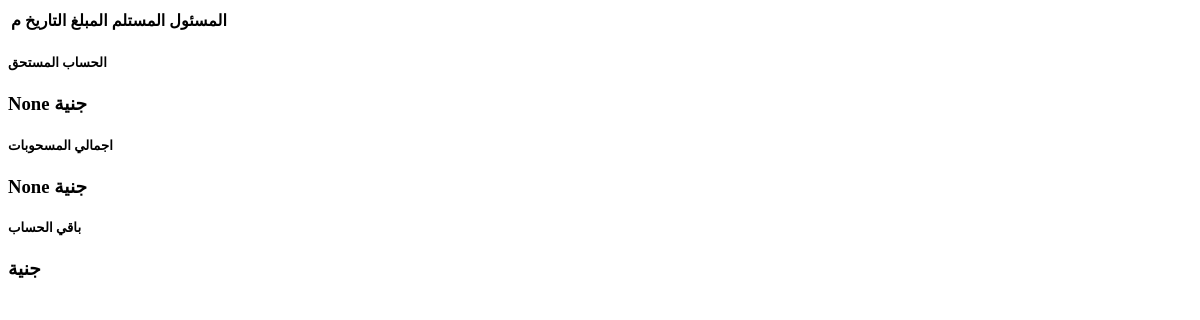
The app's page /factory/detail/payment/2/div/ (signed in), older data.
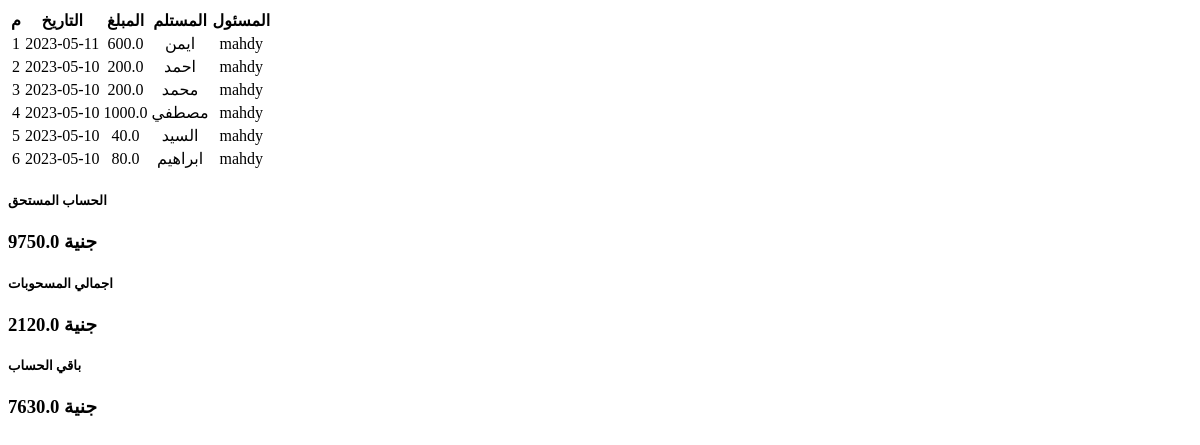
The same page, newer data.
### Factories/models.py (models this page shows, shortened)
class Payment(models.Model):
    created = models.DateTimeField(auto_now_add=True, verbose_name="تاريخ الاضافة")
    price = models.FloatField(verbose_name="المبلغ")
    factory = models.ForeignKey(Factory, on_delete=models.CASCADE, verbose_name="المصنع")
    recipient = models.CharField(max_length=50, verbose_name="المستلم")
    admin = models.ForeignKey(User, on_delete=models.SET_NULL, null=True, verbose_name="المسئول")
    date = models.DateField(null=True, verbose_name="التاريخ", default=date.today)

### Auth/models.py (models this page shows)
class User(AbstractUser):
    avater = models.ImageField(null=True, blank=True)

### Factories/views.py (the view)
# urls.py: path('detail/payment/<int:pk>/div/', FactoryPayment_div.as_view(), name="FactoryPayment_div"),
class FactoryPayment_div(LoginRequiredMixin, DetailView):
    login_url = '/auth/login/'
    model = Factory
    template_name = 'Factory/payment_div.html'
    def get_context_data(self, **kwargs):
        queryset = Payment.objects.filter(factory=self.object).order_by('-date')
        payment_sum = queryset.aggregate(price=Sum('price')).get('price')
        total_account =FactoryInSide.objects.filter(factory=self.object).aggregate(total=Sum('total_account')).get('total')
        total = ''
        if total_account and payment_sum != None:
            total = total_account - payment_sum
        context = super().get_context_data(**kwargs)
        context['payment'] = queryset.order_by('-date')
        context['payment_sum'] = payment_sum
        context['total_account'] = total_account
        context['total'] = total
        context['title'] = 'مسحوبات مصنع: ' + str(self.object)
        context['form'] = FactoryPaymentForm(self.request.POST or None)
        context['type'] = 'list'
        context['factory'] = self.object
        return context

### Factories/models.py (called while the page is built)
    def __str__(self):
        return self.name

### Factories/templates/Factory/payment_div.html (shortened to what this page needs)
<div class="table-responsive scroll" >
    <table class="table table-centered table-dark table-nowrap text-center">
        <thead >
            <tr>
                <th>م</th>
                <th>التاريخ</th>
                <th>المبلغ</th>
                <th>المستلم</th>
                <th>المسئول</th>
                <th></th>
            </tr>
        </thead>
        <tbody >
        {% for x in payment  %}
            <tr style="text-align: center;">
                <td>{{forloop.counter}}</td>
                <td><span class="badge badge-danger"> {{x.date|date:'Y-m-d'}}</span></td>
                <td> {{x.price}}</td>
                <td> {{x.recipient}} </td>
                <td> {{x.admin}} </td>
                {% if request.user.is_superuser %}
                <td>
                </td>
                {% endif %}
            </tr>
        {% endfor %}
        </tbody>
    </table>
</div>
<div style="margin-top:10px">
    <div class="row">
        <div class="col-lg-4">
            <div class="card mini-stats-wid mb-0">
                <div class="card-body bg-danger">
                    <div class="d-flex flex-wrap">
                        <div class="mr-3">
                            <h5 class=" mb-2 text-light"> الحساب المستحق</h5>
                            <h3 class="mb-0 text-dark">{{total_account}} جنية</h3>
                        </div>
                    </div>
                </div>
            </div>
        </div>
        <div class="col-lg-4">
            <div class="card mini-stats-wid mb-0">
                <div class="card-body bg-danger">
                    <div class="d-flex flex-wrap">
                        <div class="">
                            <h5 class=" mb-2 text-light">اجمالي المسحوبات</h5>
                            <h3 class="mb-0 text-dark">{{payment_sum}} جنية</h3>
                        </div>
                    </div>
                </div>
            </div>
        </div>
        <div class="col-lg-4">
            <div class="card mini-stats-wid mb-0">
                <div class="card-body bg-danger">
                    <div class="d-flex flex-wrap">
                        <div class="">
                            <h5 class=" mb-2 text-light">باقي الحساب</h5>
                            <h3 class="mb-0 text-dark">{{total}} جنية</h3>
                        </div>
                    </div>
                </div>
            </div>
        </div>
    </div>
</div>

Row changes from the older to the newer data that the page shows:
added Payment: date "2023-05-11", price "600.0", recipient "ايمن", admin "mahdy"
added Payment: date "2023-05-10", price "200.0", recipient "احمد", admin "mahdy"
added Payment: date "2023-05-10", price "200.0", recipient "محمد", admin "mahdy"
added Payment: date "2023-05-10", price "1000.0", recipient "مصطفي", admin "mahdy"
added Payment: date "2023-05-10", price "40.0", recipient "السيد", admin "mahdy"
added Payment: date "2023-05-10", price "80.0", recipient "ابراهيم", admin "mahdy"
Text that changed along with them:
{{ total_account }}: "None" → "9750.0"
{{ payment_sum }}: "None" → "2120.0"
{{ total }}: (not shown) → "7630.0"
